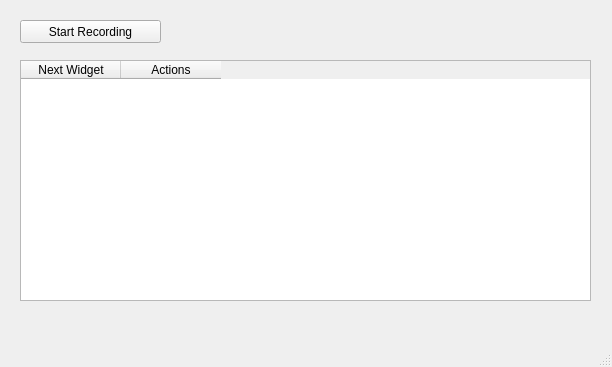
<?xml version="1.0" encoding="UTF-8"?>
<ui version="4.0">
 <class>MainWindow</class>
 <widget class="QMainWindow" name="MainWindow">
  <property name="geometry">
   <rect>
    <x>0</x>
    <y>0</y>
    <width>612</width>
    <height>367</height>
   </rect>
  </property>
  <property name="baseSize">
   <size>
    <width>800</width>
    <height>600</height>
   </size>
  </property>
  <property name="windowTitle">
   <string>TutorialEditor</string>
  </property>
  <widget class="QWidget" name="centralwidget">
   <widget class="QPushButton" name="pushButtonStartStopRecord">
    <property name="geometry">
     <rect>
      <x>20</x>
      <y>20</y>
      <width>141</width>
      <height>23</height>
     </rect>
    </property>
    <property name="text">
     <string>Start Recording</string>
    </property>
   </widget>
   <widget class="QTableWidget" name="tableWidgetStates">
    <property name="geometry">
     <rect>
      <x>20</x>
      <y>60</y>
      <width>571</width>
      <height>241</height>
     </rect>
    </property>
    <column>
     <property name="text">
      <string>Next Widget</string>
     </property>
    </column>
    <column>
     <property name="text">
      <string>Actions</string>
     </property>
    </column>
   </widget>
  </widget>
  <widget class="QMenuBar" name="menubar">
   <property name="geometry">
    <rect>
     <x>0</x>
     <y>0</y>
     <width>612</width>
     <height>20</height>
    </rect>
   </property>
  </widget>
  <widget class="QStatusBar" name="statusbar"/>
 </widget>
 <resources/>
 <connections/>
</ui>
